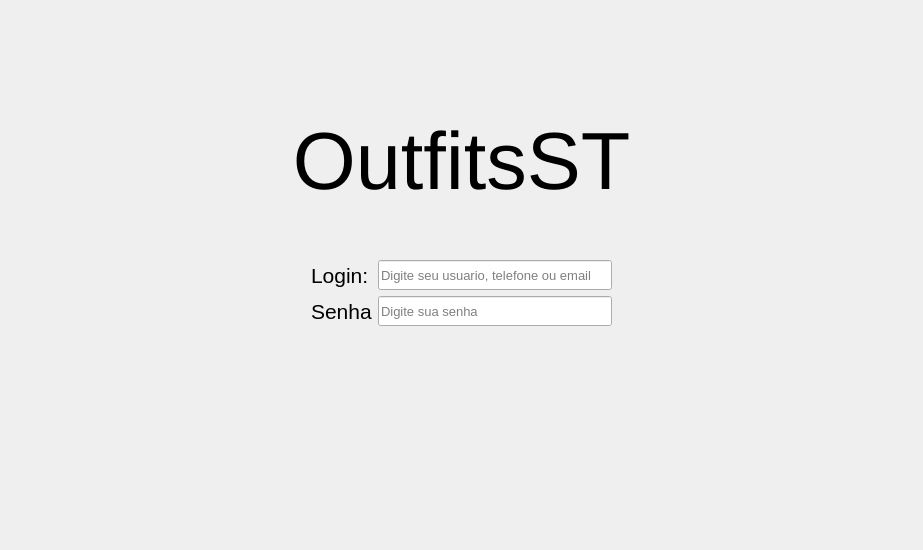
<?xml version="1.0" encoding="UTF-8"?>
<ui version="4.0">
 <class>Form</class>
 <widget class="QWidget" name="Form">
  <property name="geometry">
   <rect>
    <x>0</x>
    <y>0</y>
    <width>923</width>
    <height>550</height>
   </rect>
  </property>
  <property name="windowTitle">
   <string>Form</string>
  </property>
  <layout class="QVBoxLayout" name="verticalLayout">
   <item>
    <spacer name="verticalSpacer_3">
     <property name="orientation">
      <enum>Qt::Vertical</enum>
     </property>
     <property name="sizeType">
      <enum>QSizePolicy::Preferred</enum>
     </property>
     <property name="sizeHint" stdset="0">
      <size>
       <width>20</width>
       <height>104</height>
      </size>
     </property>
    </spacer>
   </item>
   <item>
    <widget class="QLabel" name="label">
     <property name="font">
      <font>
       <pointsize>61</pointsize>
      </font>
     </property>
     <property name="text">
      <string>OutfitsST</string>
     </property>
     <property name="alignment">
      <set>Qt::AlignCenter</set>
     </property>
    </widget>
   </item>
   <item>
    <spacer name="verticalSpacer">
     <property name="orientation">
      <enum>Qt::Vertical</enum>
     </property>
     <property name="sizeType">
      <enum>QSizePolicy::Preferred</enum>
     </property>
     <property name="sizeHint" stdset="0">
      <size>
       <width>20</width>
       <height>47</height>
      </size>
     </property>
    </spacer>
   </item>
   <item>
    <layout class="QHBoxLayout" name="horizontalLayout">
     <item>
      <spacer name="horizontalSpacer">
       <property name="orientation">
        <enum>Qt::Horizontal</enum>
       </property>
       <property name="sizeHint" stdset="0">
        <size>
         <width>40</width>
         <height>20</height>
        </size>
       </property>
      </spacer>
     </item>
     <item>
      <layout class="QFormLayout" name="formLayout">
       <item row="0" column="0">
        <widget class="QLabel" name="loginLabel">
         <property name="font">
          <font>
           <pointsize>16</pointsize>
          </font>
         </property>
         <property name="text">
          <string>Login:</string>
         </property>
        </widget>
       </item>
       <item row="0" column="1">
        <widget class="QLineEdit" name="loginLineEdit">
         <property name="minimumSize">
          <size>
           <width>0</width>
           <height>30</height>
          </size>
         </property>
         <property name="font">
          <font>
           <pointsize>10</pointsize>
          </font>
         </property>
         <property name="placeholderText">
          <string>Digite seu usuario, telefone ou email</string>
         </property>
        </widget>
       </item>
       <item row="1" column="0">
        <widget class="QLabel" name="senhaLabel">
         <property name="font">
          <font>
           <pointsize>16</pointsize>
          </font>
         </property>
         <property name="text">
          <string>Senha</string>
         </property>
        </widget>
       </item>
       <item row="1" column="1">
        <widget class="QLineEdit" name="passwordLineEdit">
         <property name="minimumSize">
          <size>
           <width>0</width>
           <height>30</height>
          </size>
         </property>
         <property name="font">
          <font>
           <pointsize>10</pointsize>
          </font>
         </property>
         <property name="placeholderText">
          <string>Digite sua senha</string>
         </property>
        </widget>
       </item>
      </layout>
     </item>
     <item>
      <spacer name="horizontalSpacer_2">
       <property name="orientation">
        <enum>Qt::Horizontal</enum>
       </property>
       <property name="sizeHint" stdset="0">
        <size>
         <width>40</width>
         <height>20</height>
        </size>
       </property>
      </spacer>
     </item>
    </layout>
   </item>
   <item>
    <spacer name="verticalSpacer_2">
     <property name="orientation">
      <enum>Qt::Vertical</enum>
     </property>
     <property name="sizeHint" stdset="0">
      <size>
       <width>20</width>
       <height>180</height>
      </size>
     </property>
    </spacer>
   </item>
  </layout>
 </widget>
 <resources/>
 <connections/>
</ui>
